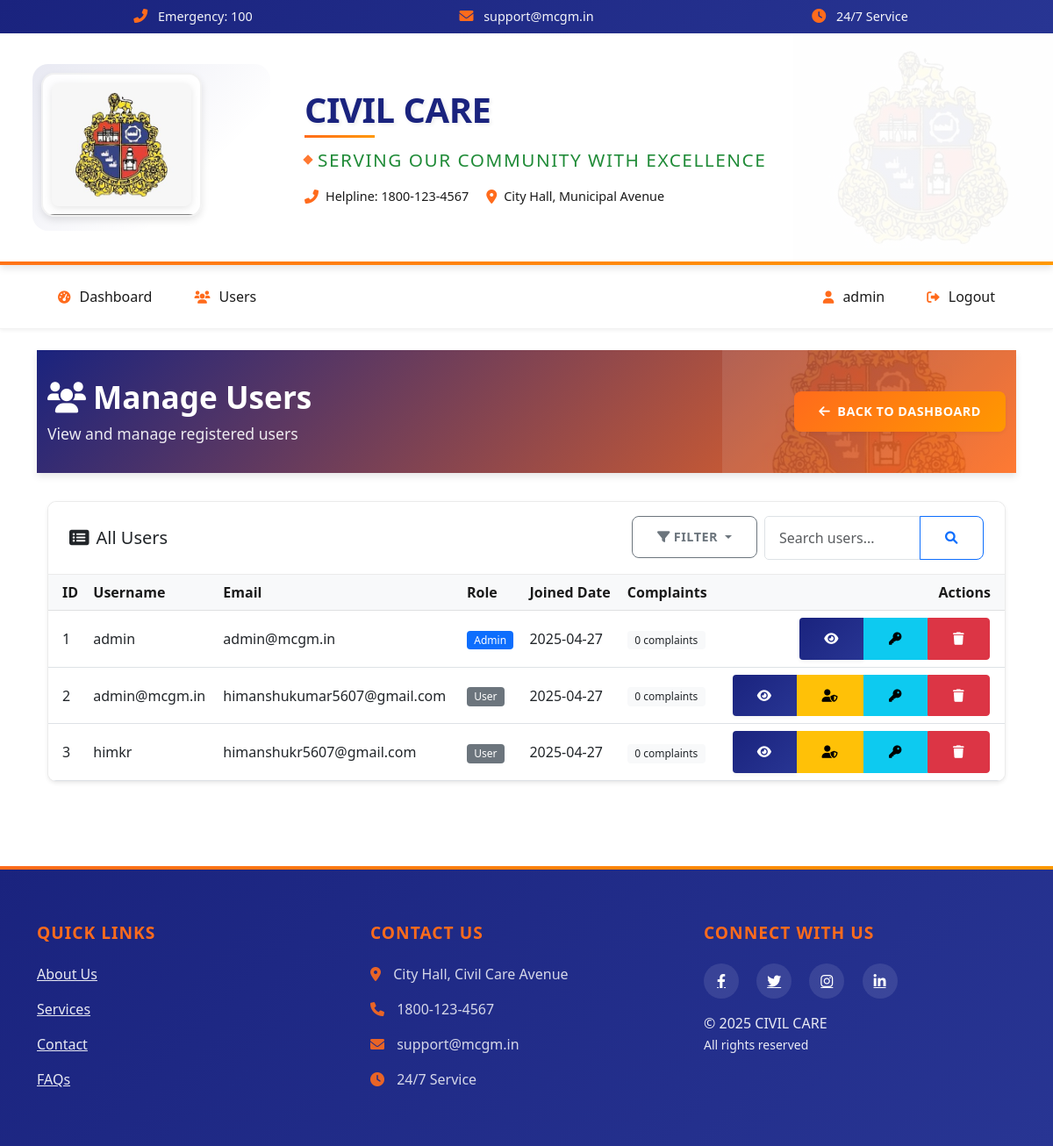
The app's page /admin/users (signed in) with its own data.
### app/models/user.py (models this page shows, shortened)
class User(UserMixin, db.Model):
    __tablename__ = 'user'
    id = db.Column(db.Integer, primary_key=True)
    username = db.Column(db.String(64), unique=True, nullable=False)
    email = db.Column(db.String(120), unique=True, nullable=False)
    password_hash = db.Column(db.String(256), nullable=False)
    is_admin = db.Column(db.Boolean, default=False)
    created_at = db.Column(db.DateTime, default=datetime.utcnow)
    last_login = db.Column(db.DateTime)
    complaints = db.relationship('Complaint', backref='user', lazy='dynamic', cascade='all, delete-orphan')

### app/routes/admin.py (the view)
    @login_required
    def decorated_function(*args, **kwargs):
        if not current_user.is_admin:
            flash('Access denied. Admin privileges required.', 'danger')
            return redirect(url_for('user.dashboard'))
        return f(*args, **kwargs)

### app/models/user.py (called while the page is built)
@login_manager.user_loader
def load_user(user_id):
    return User.query.get(int(user_id))

### app/routes/admin.py (called while the page is built)
def admin_required(f):
    @login_required
    def decorated_function(*args, **kwargs):
        if not current_user.is_admin:
            flash('Access denied. Admin privileges required.', 'danger')
            return redirect(url_for('user.dashboard'))
        return f(*args, **kwargs)
    decorated_function.__name__ = f.__name__
    return decorated_function

@admin_bp.route('/users')
@admin_required
def manage_users():
    users = User.query.all()
    return render_template('admin/users.html', users=users)

### app/templates/admin/users.html (shortened to what this page needs)
{% extends "base.html" %}
{% block content %}
<div class="admin-section">
    <div class="section-header">
        <div class="container">
            <div class="d-flex justify-content-between align-items-center">
                <div>
                    <h2 class="section-title"><i class="fas fa-users me-2"></i>Manage Users</h2>
                    <p class="section-subtitle">View and manage registered users</p>
                </div>
                <a href="{{ url_for('admin.dashboard') }}" class="btn btn-secondary">
                    <i class="fas fa-arrow-left me-2"></i>Back to Dashboard
                </a>
            </div>
        </div>
    </div>
    <div class="container mt-4">
        <div class="card shadow-sm">
            <div class="card-header bg-white d-flex justify-content-between align-items-center py-3">
                <h5 class="mb-0"><i class="fas fa-list-alt me-2"></i>All Users</h5>
                <div class="d-flex gap-2">
                    <div class="dropdown">
                        <button class="btn btn-outline-secondary dropdown-toggle" type="button" id="filterDropdown" data-bs-toggle="dropdown">
                            <i class="fas fa-filter me-1"></i>Filter
                        </button>
                    </div>
                    <div class="input-group" style="width: 250px;">
                        <input type="text" class="form-control" id="userSearch" placeholder="Search users...">
                        <button class="btn btn-outline-primary" type="button" id="searchButton">
                            <i class="fas fa-search"></i>
                        </button>
                    </div>
                </div>
            </div>
            <div class="card-body p-0">
                <div class="table-responsive">
                    <table class="table table-hover mb-0">
                        <thead class="table-light">
                            <tr>
                                <th class="ps-3">ID</th>
                                <th>Username</th>
                                <th>Email</th>
                                <th>Role</th>
                                <th>Joined Date</th>
                                <th>Complaints</th>
                                <th class="text-end pe-3">Actions</th>
                            </tr>
                        </thead>
                        <tbody>
                            {% for user in users %}
                            <tr>
                                <td class="ps-3">{{ user.id }}</td>
                                <td>{{ user.username }}</td>
                                <td>{{ user.email }}</td>
                                <td>
                                    <span class="badge {% if user.is_admin %}bg-primary{% else %}bg-secondary{% endif %}">
                                        {% if user.is_admin %}Admin{% else %}User{% endif %}
                                    </span>
                                </td>
                                <td>{{ user.created_at.strftime('%Y-%m-%d') }}</td>
                                <td>
                                    <span class="badge bg-light text-dark">
                                        {{ user.complaints.count() }} complaints
                                    </span>
                                </td>
                                <td class="text-end pe-3">
                                    <div class="btn-group">
                                        <button type="button" class="btn btn-sm btn-primary view-user"
                                            data-id="{{ user.id }}"
                                            data-name="{{ user.username|replace('"', '\\"')|replace('\n', '\\n') }}"
                                            data-email="{{ user.email }}"
                                            data-is-admin="{{ user.is_admin }}"
                                            title="View Details">
                                            <i class="fas fa-eye"></i>
                                        </button>
                                        {% if not user.is_admin %}
                                        <button type="button" class="btn btn-sm btn-warning toggle-admin"
                                            data-id="{{ user.id }}"
                                            data-is-admin="{{ user.is_admin }}"
                                            title="Toggle Admin Status">
                                            <i class="fas fa-user-shield"></i>
                                        </button>
                                        {% endif %}
                                        <button type="button" class="btn btn-sm btn-info reset-password"
                                            data-id="{{ user.id }}"
                                            title="Reset Password">
                                            <i class="fas fa-key"></i>
                                        </button>
                                        <button type="button" class="btn btn-sm btn-danger delete-user"
                                            data-id="{{ user.id }}"
                                            title="Delete User">
                                            <i class="fas fa-trash"></i>
                                        </button>
                                    </div>
                                </td>
                            </tr>
                                                            {% set complaints = user.complaints.all() %}
                            {% endfor %}
                        </tbody>
                    </table>
                </div>
            </div>
        </div>
    </div>
</div>
{% endblock %}

### app/templates/base.html (shortened to what this page needs)
<!DOCTYPE html>
<html lang="en">
<head>
    <link href="https://cdn.jsdelivr.net/npm/bootstrap@5.3.0/dist/css/bootstrap.min.css" rel="stylesheet">
    <link href="https://cdnjs.cloudflare.com/ajax/libs/font-awesome/6.0.0/css/all.min.css" rel="stylesheet">
    <link rel="stylesheet" href="{{ url_for('static', filename='css/style.css') }}">
</head>
<body>
    <div class="top-bar text-center">
        <div class="container">
            <div class="row justify-content-center">
                <div class="col-md-4">
                    <span><i class="fas fa-phone-alt"></i> Emergency: 100</span>
                </div>
                <div class="col-md-4">
                    <span><i class="fas fa-envelope"></i> support@mcgm.in</span>
                </div>
                <div class="col-md-4">
                    <span><i class="fas fa-clock"></i> 24/7 Service</span>
                </div>
            </div>
        </div>
    </div>
    <header class="header">
        <div class="container">
            <div class="row align-items-center">
                <div class="col-lg-3 col-md-4 text-center text-md-start">
                    <div class="logo-wrapper">
                        <div class="logo-container">
                            <img src="{{ url_for('static', filename='images/mcgm.jpg') }}" alt="Municipal Logo" class="logo-img">
                            <div class="logo-overlay">
                            </div>
                        </div>
                    </div>
                </div>
                <div class="col-lg-9 col-md-8">
                    <div class="header-content">
                        <h1 class="logo-text">CIVIL CARE</h1>
                        <div class="subtitle">Serving Our Community with Excellence</div>
                        <div class="header-actions d-none d-md-flex">
                            <div class="header-action-item">
                                <i class="fas fa-phone-alt"></i>
                                <span>Helpline: 1800-123-4567</span>
                            </div>
                            <div class="header-action-item">
                                <i class="fas fa-map-marker-alt"></i>
                                <span>City Hall, Municipal Avenue</span>
                            </div>
                        </div>
                    </div>
                </div>
            </div>
        </div>
    </header>
    <nav class="navbar navbar-expand-lg navbar-light bg-white">
        <div class="container">
            <div class="collapse navbar-collapse" id="navbarNav">
                <ul class="navbar-nav me-auto">
                    {% if current_user.is_authenticated %}
                        {% if current_user.is_admin %}
                        <li class="nav-item">
                            <a class="nav-link" href="{{ url_for('admin.dashboard') }}">
                                <i class="fas fa-tachometer-alt"></i> Dashboard
                            </a>
                        </li>
                        <li class="nav-item">
                            <a class="nav-link" href="{{ url_for('admin.manage_users') }}">
                                <i class="fas fa-users"></i> Users
                            </a>
                        </li>
                        {% endif %}
                    {% endif %}
                </ul>
                <ul class="navbar-nav">
                    {% if current_user.is_authenticated %}
                    <li class="nav-item">
                        <span class="nav-link">
                            <i class="fas fa-user"></i> {{ current_user.username }}
                        </span>
                    </li>
                    <li class="nav-item">
                        <a class="nav-link" href="{{ url_for('auth.logout') }}">
                            <i class="fas fa-sign-out-alt"></i> Logout
                        </a>
                    </li>
                    {% endif %}
                </ul>
            </div>
        </div>
    </nav>
    <main class="container my-4">
        {% block content %}{% endblock %}
    </main>
    <footer class="footer mt-auto">
        <div class="container">
            <div class="row">
                <div class="col-md-4">
                    <h5>Quick Links</h5>
                    <ul class="list-unstyled">
                        <li><a href="{{ url_for('user.about') }}" class="text-white">About Us</a></li>
                        <li><a href="{{ url_for('user.services') }}" class="text-white">Services</a></li>
                        <li><a href="{{ url_for('user.contact') }}" class="text-white">Contact</a></li>
                        <li><a href="{{ url_for('user.faqs') }}" class="text-white">FAQs</a></li>
                    </ul>
                </div>
                <div class="col-md-4">
                    <h5>Contact Us</h5>
                    <ul class="list-unstyled">
                        <li><i class="fas fa-map-marker-alt"></i> City Hall, Civil Care Avenue</li>
                        <li><i class="fas fa-phone"></i> 1800-123-4567</li>
                        <li><i class="fas fa-envelope"></i> support@mcgm.in</li>
                        <li><i class="fas fa-clock"></i> 24/7 Service</li>
                    </ul>
                </div>
                <div class="col-md-4">
                    <h5>Connect With Us</h5>
                    <div class="social-links">
                        <a href="#" class="text-white me-3"><i class="fab fa-facebook-f"></i></a>
                        <a href="#" class="text-white me-3"><i class="fab fa-twitter"></i></a>
                        <a href="#" class="text-white me-3"><i class="fab fa-instagram"></i></a>
                        <a href="#" class="text-white"><i class="fab fa-linkedin-in"></i></a>
                    </div>
                    <div class="mt-3">
                        <p class="mb-0">&copy; {{ current_year }} CIVIL CARE</p>
                        <small>All rights reserved</small>
                    </div>
                </div>
            </div>
        </div>
    </footer>
</body>
</html>

### records on screen
User: username "admin", id "1", email "admin@mcgm.in", is_admin "Admin", created_at "2025-04-27", complaints.count "0"
User: id "2", username "admin@mcgm.in", email "himanshukumar5607@gmail.com", is_admin "User", created_at "2025-04-27", complaints.count "0"
User: id "3", username "himkr", email "himanshukr5607@gmail.com", is_admin "User", created_at "2025-04-27", complaints.count "0"
